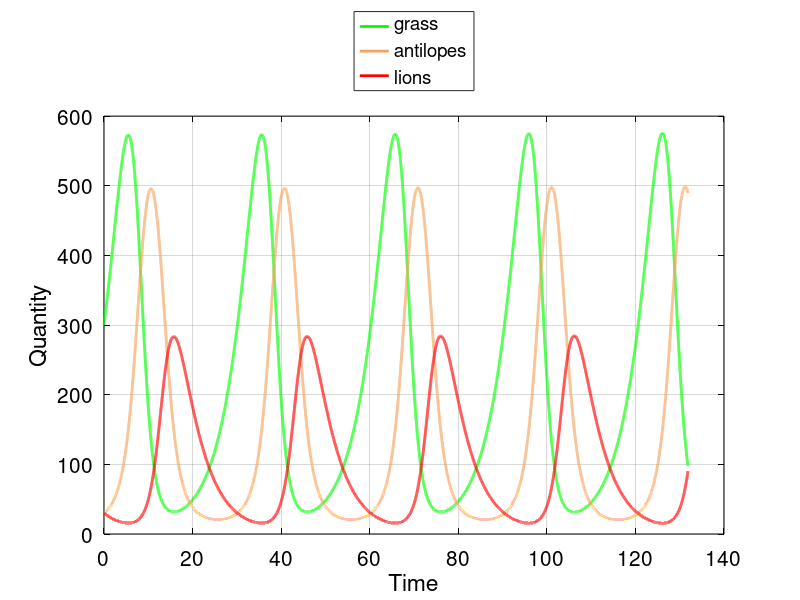

Source code (MATLAB):
function [] = LotkaVolterraThree()

clf;
color_Lion = [1 0 0];
color_Antelope = [244/255, 164/255, 96/255];
color_Grass = [0 1 0];
FONTSIZE = 15;

X_START = 300;
WAVELENGTH = 35;
ENDTIME = 132;
% timestep
dt=0.00006*WAVELENGTH;
% iterations
iter=ceil(333*ENDTIME*(50/WAVELENGTH));

% initialize vectors
x=zeros(iter,1); y=zeros(iter,1); z=zeros(iter,1); t=zeros(iter,1);
l = 0.05/WAVELENGTH;

x(1)=1*X_START; y(1)=0.1*X_START; z(1)=0.1*X_START; t(1)=0; % starting point

a=0.5*X_START*l; b=1*l; c=1*l; d=0.5*l; e=1*l; f=0.5*X_START*l; g=1*l;

% all ones
%x(1) = 0.5;y(1) = 1; z(1) =2;
%a =1;b=1;c=1;d=1;e=1;f=1;g=1;

for i=2:iter
    dx=a*x(i-1)- b*x(i-1)*y(i-1);
    dy=-c*y(i-1) + d*x(i-1)*y(i-1) - e*y(i-1)*z(i-1);
    dz=-f*z(i-1) + g*y(i-1)*z(i-1);
    x(i)=x(i-1)+dt*dx;
    y(i)=y(i-1)+dt*dy;
    z(i)=z(i-1)+dt*dz;
    t(i)=t(i-1)+dt;
end

%hold on;
plot(t,x,'LineWidth',2,'Color',color_Grass);
hold on;
plot(t,y,'LineWidth',2,'Color',color_Antelope);
plot(t,z,'LineWidth',2,'Color',color_Lion);
%Legend
legend('grass','antilopes','lions');
legend(gca,'show');
%set(legend,'Color',[0,0,0]);
%set(legend,'TextColor',[1,1,1]);
set(legend,'Location','NorthOutside');


%Axis
xlab = xlabel('Time');
ylab = ylabel('Quantity');
set(xlab,'FontSize',FONTSIZE);
set(ylab,'FontSize',FONTSIZE);
set(gca, 'XColor', 'w');
set(gca, 'YColor', 'w');

%xlim([0,ENDTIME]);

set(gca,'XColor',[0,0,0]);
set(gca,'YColor',[0,0,0]);
set(gcf,'Color',[1,1,1]);
set(gca,'FontSize',FONTSIZE);
grid on;
hold off;

end

